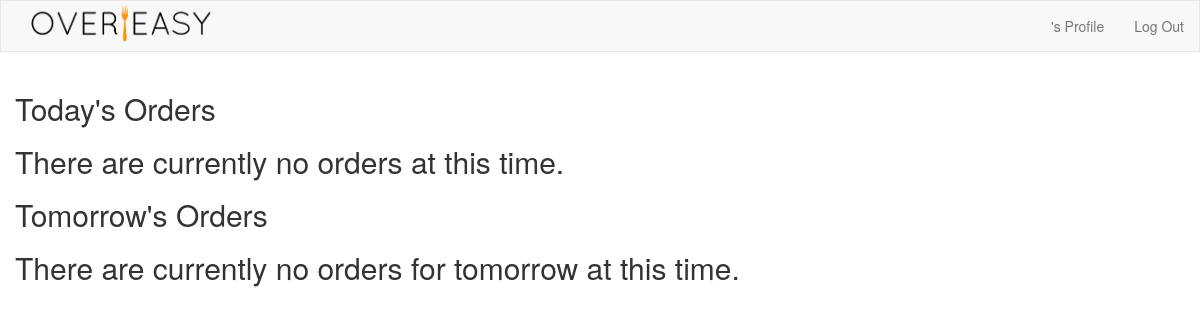
/kitchen/ (signed in), run on an earlier commit of the app's database.
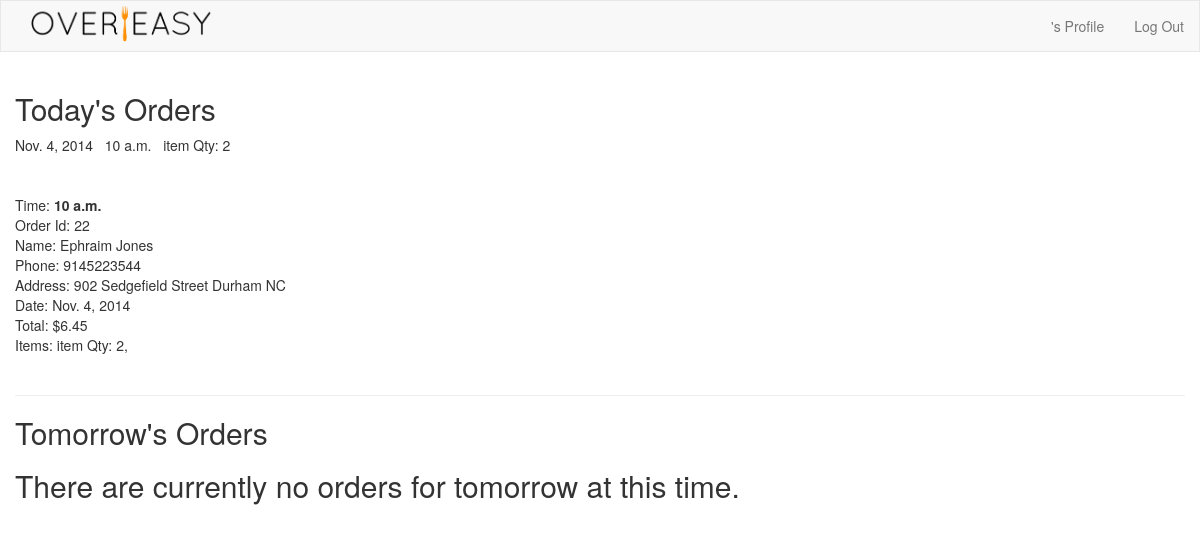
And on a later commit of the database.
### orders/models.py (models this page shows, shortened)
class Order(models.Model):
	PENDING = 'PDG'
	DELIVERY = 'OUT'
	DELIVERED = 'DVD'
	STATUS = (
		(PENDING, 'PDG'),
		(DELIVERY, 'OUT'),
		(DELIVERED, 'DVD'),
		)
	profile = models.ForeignKey(UserProfile)
	total = models.IntegerField(default=0)
	entry = models.ForeignKey(Entry)
	date_placed = models.DateField(auto_now=True)
	time_placed = models.TimeField(auto_now=True)
	date_delivered = models.DateField(auto_now=True)
	time_delivered = models.TimeField(auto_now=True)
	status = models.CharField(max_length=3, choices=STATUS, default=PENDING)
	order_rating = models.IntegerField(default=0)
	def view_order_total_in_usd(self):
		self_str = str(self.total)
		cents = self_str[-2:]
		dollars = self_str[:-2]
		return "$" + dollars + "." + cents
	def get_all_item_names_for_order(self):
		ors = []
		for o in OrderItem.objects.filter(order=self):
			str_to_return = str(o.item.name) + " Qty: " + str(o.quantity)
			ors.append(str_to_return)
		return ors

### cal/models.py (models this page shows, shortened)
class Entry(models.Model):
	time = models.TimeField()
	date = models.DateField()
	original_capacity = models.IntegerField(default=2)
	available = models.IntegerField(default=2)
	demand = models.IntegerField(default=0)
	restaurant = models.ForeignKey(Restaurant)
	length = models.IntegerField(default=20)
	shutoff_hour = models.IntegerField(default=2)
	shutoff_min = models.IntegerField(default=0)
	'''
	def get_orders_for_entry(self):
		orders = []

		for o in Orders.objects.all():
			if (o.entry.id == self.id):
				orders.append(o)

		return orders
	'''

### users/models.py (models this page shows, shortened)
class UserProfile(models.Model):
	user = models.OneToOneField(User)
	address = models.CharField(max_length=50)
	city = models.CharField(max_length=50)
	state = models.CharField(max_length=30, choices=settings.US_STATES)
	phone = models.CharField(max_length=12)
	restaurant = models.ForeignKey(Restaurant)
	def get_address_string(self):
		space = " "
		address = str(self.address)
		city = str(self.city)
		state = str(self.state)
		return address + space + city + space + state

### kitchen/views.py (the view)
def view_kitchen(request):
	context = RequestContext(request)
	user = request.user
	able_to_access = False
	for p in StaffProfile.objects.all():
		if p.user == user:
			able_to_access = True
	if able_to_access:
		today = datetime.today().date()
		orders_to_display = []
		for entry in Entry.objects.filter(date=today).order_by('time'):
			for order in Order.objects.filter(entry=entry):
				orders_to_display.append(order)
		no_orders = False
		if len(orders_to_display) == 0:
			no_orders = True
		tomorrow = today + timedelta(days=1)
		orders_for_tomorrow = []
		for entry in Entry.objects.filter(date=tomorrow).order_by('time'):
			for order in Order.objects.filter(entry=entry):
				orders_for_tomorrow.append(order)
		no_orders_tomorrow = False
		if len(orders_for_tomorrow) == 0:
			no_orders_tomorrow = True
		return render_to_response(
			"kitchen.html",
			{
			'no_orders':no_orders,
			'no_orders_tomorrow':no_orders_tomorrow,
			'orders_to_display':orders_to_display,
			'orders_for_tomorrow':orders_for_tomorrow,
			},
			context)
	return HttpResponse("You are not credentialed to view this area.")

### kitchen/templates/kitchen.html (shortened to what this page needs)
{% extends 'cal_base.html' %}
{% block content %}
<h2>Today's Orders</h2>
{% if no_orders %}
<h2> There are currently no orders at this time.</h2>
{% else %}
<table>
{% for order in orders_to_display %}
<tr>
	<td>{{ order.entry.date }}</td>
	<td>&nbsp; &nbsp; </td>
	<td>{{ order.entry.time }}</td>
	<td>&nbsp; &nbsp; </td>
	<td>
		{% for item in order.get_all_item_names_for_order %}
		{{ item }} &nbsp;
		{% endfor %}
	</td>
</tr>
{% endfor %}
</table>
<br><br>
{% for order in orders_to_display %}
	Time: <b>{{ order.entry.time }}</b><br>
	Order Id: {{ order.id }}<br>
	Name: {{ order.profile.user.first_name }} {{ order.profile.user.last_name}}<br>
	Phone: {{ order.profile.phone }}<br>
	Address: {{ order.profile.get_address_string }}<br>
	Date: {{ order.entry.date }}<br>
	Total: {{ order.view_order_total_in_usd }}<br>
	Items:
	{% for item in order.get_all_item_names_for_order %}
	{{ item }},
	{% endfor %}<br><br><hr>
{% endfor %}
{% endif %}
<h2>Tomorrow's Orders</h2>
{% if no_orders_tomorrow %}
<h2> There are currently no orders for tomorrow at this time.</h2>
{% endif %}
{% endblock %}

### cal/templates/cal_base.html (shortened to what this page needs)
<!DOCTYPE html>
{% load staticfiles %}
<link rel="stylesheet" type="text/css" href="{% static 'css/bootstrap.min.css' %}">
<link rel="stylesheet" type="text/css" href="{% static 'css/overeasy.css' %}">
<html lang="en">
  <head>
  </head>
  <body>
  {% include 'head.html' %}
		<div class="container-fluid">
		        {% block content %}{% endblock %}
		</div>
  </body>
</html>

### cal/templates/head.html
{% load staticfiles %}
<link rel="stylesheet" type="text/css" href="{% static 'css/bootstrap.css' %}"/>
<link rel="stylesheet" type="text/css" href="{% static 'css/overeasy.css' %}"/>
<div id="upper_nav">
  <nav class="navbar navbar-default" role="navigation">
    <div class="collapse navbar-collapse" id="bs-example-navbar-collapse-1">
      <a class="navbar-brand" href="/"><div class="imagewrapper2"><img src="{% static "img/logo.png" %}" alt="dormserv" width="180px" style="margin-top:-10px;"/></div></a>
    <ul class="nav navbar-nav navbar-right">
      <li><a href="/profile/" style:"font-family: 'Abel', sans-serif;">{{ user.first_name }}'s Profile</a></li>
      <li><a href="/users/logout/" style="margin-right:-5%;">Log Out</a></li>
    </ul>
    </div>
  </nav
</div>

### dormserv/static/css/overeasy.css (style rules this page uses)
* { -webkit-border-radius: 0 !important; -moz-border-radius: 0 !important; border-radius: 0 !important; }
body { -webkit-background-size: cover; -moz-background-size: cover; -o-background-size: cover; background-size: cover; }

What changed in the data, as far as the page shows it:
added Order: entry "Nov. 4, 2014", entry.time "10 a.m.", get_all_item_names_for_order "item Qty: 2", id "22", profile.user.first_name "Ephraim", profile.user.last_name "Jones", profile.phone "9145223544", profile.get_address_string "902 Sedgefield Street Durham NC", view_order_total_in_usd "$6.45", get_all_item_names_for_order "item Qty: 2"
Also different on the page:
text no longer shown: "There are currently no orders at this time."
